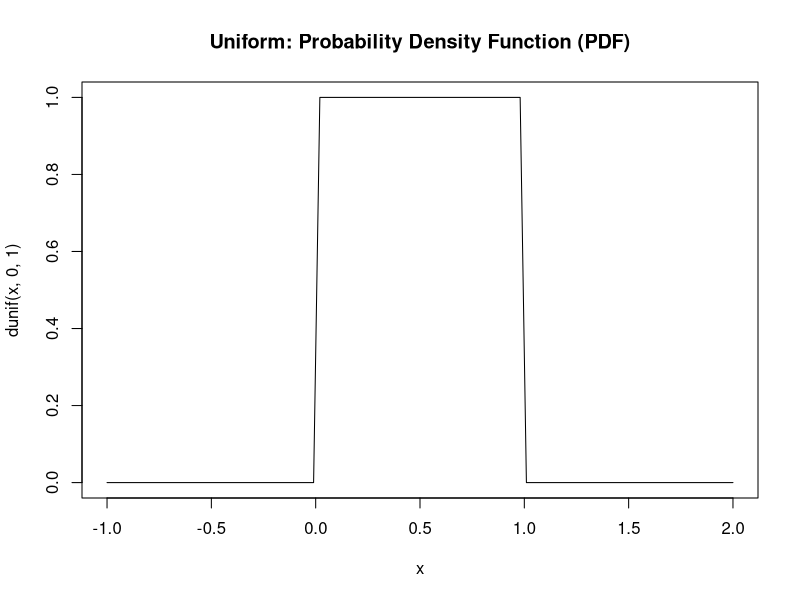
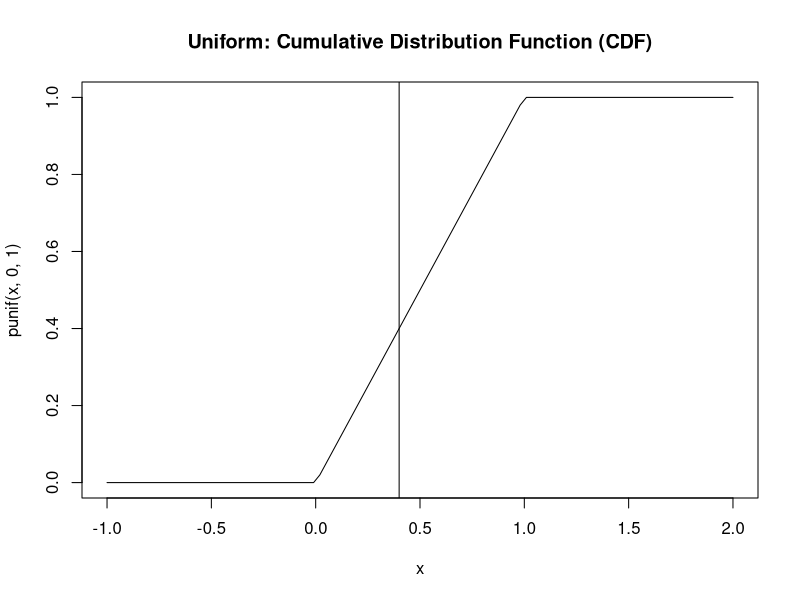
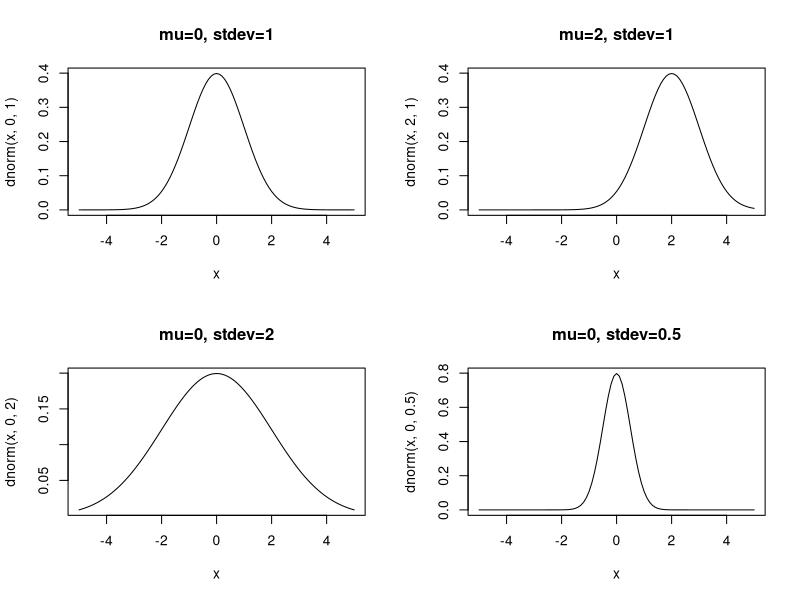
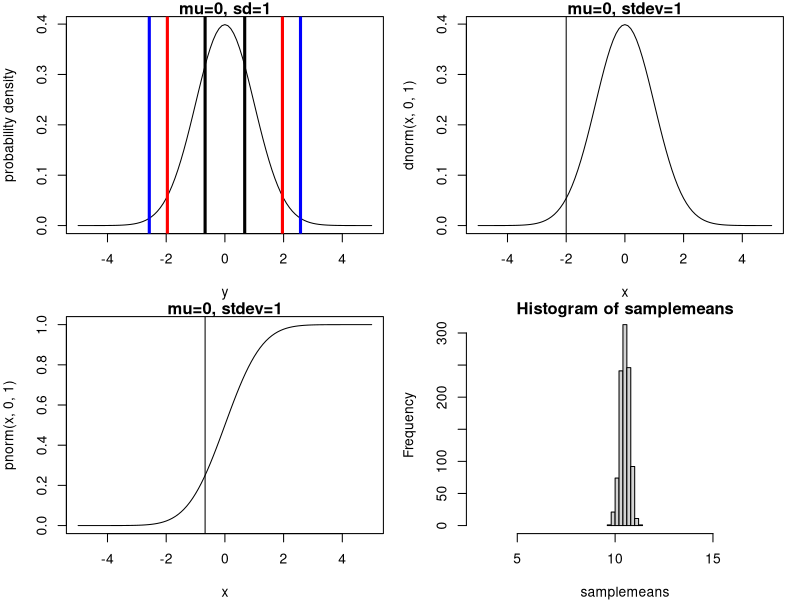
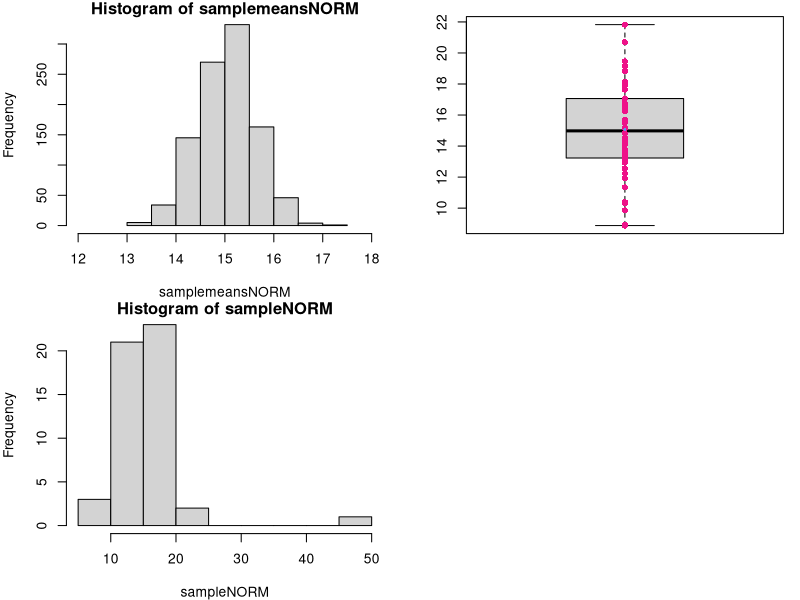

Write R code to recreate these figures, in order.
#intro thinking to continuous
?dunif
dunif(0.4,min=0,max=1)
dunif(0.6,min=0,max=1)

dunif(1,min=0,max=10)
dunif(0:10,min=0,max=10)
dunif(0:10,min=0,max=100)

curve(dunif(x,0,1),main="Uniform: Probability Density Function (PDF)",ylim=c(0,1),xlim=c(-1,2))

curve(punif(x,0,1),main="Uniform: Cumulative Distribution Function (CDF)",xlim=c(-1,2))
punif(0.5,min=0,max=1)
abline(v = .4)

# Normal
#normal
windows()
par(mfrow=c(2,2))#this sets up a 2*2 plotting window
curve(dnorm(x,0,1),xlim=c(-5,5),main="mu=0, stdev=1")
curve(dnorm(x,2,1),xlim=c(-5,5),main="mu=2, stdev=1")
curve(dnorm(x,0,2),xlim=c(-5,5),main="mu=0, stdev=2")
curve(dnorm(x,0,0.5),xlim=c(-5,5),main="mu=0, stdev=0.5")

y<-c(1,3,7,100,1000,1001,1002)
mean(y)
median(y)

y<-c(1,3,7,100,1000,1001)
mean(y)
median(y)


#Variance - The expected variability around the location. For a normal distribution, this is described by the parameter σ, specifically, the variance is σ^2.
set.seed(2)
y<-rnorm(40,mean=10,sd=2) #draw 40 random variables from normal
mean(y)
SS <- sum((y-mean(y))^2)
SS/(length(y)-1)
var(y)
sqrt(var(y))
sd(y)
###Standard normal
#z = (Yi-mean(Y))/sd
zy <- (y-mean(y))/sd(y)
cbind(y,zy)

#Example
#For example, say that you have data on African elephant weights. Based on previous work, your estimate of mu is 5200kg and sigma is 1450kg for bull elephants, and your estimate of mu is 2600kg and sigma is 320kg for cow elephants. If you were to find two more elephants, one male and one female, and the male weighed 6700kg and the female weighed 4100kg, which of these two animals might you be tempted to describe as more "extraordinary"? They both weigh 1500kg above the mean (the expected value). By converting kgs into units of standard deviation, we see:


#For the male:
(6700-5200)/1450

#For the female:
(4100-2600)/320

inches<-c(4,7,6,4,5,3,2,4,5)
mean(inches)
sd(inches)

cm<-inches*2.54
mean(cm)
sd(cm)

zinches<-scale(inches)
zcm<-scale(cm)

mean(zinches)#pretty close to zero - rounding problems
mean(zcm)

sd(zinches)
sd(zcm)

qnorm(p = .25)
qnorm(p=.75)

qnorm(0.025);qnorm(0.975)
qnorm(0.005);qnorm(0.995)

par(mar=c(4,4,1,1))
curve(dnorm(x),xlim=c(-5,5),main="mu=0, sd=1",ylab="probability density",xlab="y")
abline(v=c(qnorm(0.25),qnorm(0.75)),lwd=3)
abline(v=c(qnorm(0.025),qnorm(0.975)),col="red",lwd=3)
abline(v=c(qnorm(0.005),qnorm(0.995)),col="blue",lwd=3)



#Coefficient of variation
y1<-rnorm(1000,10,2) #both y1 and y2 have the same sd
y2<-rnorm(1000,100,2)

sd(y1)
sd(y2)
CV1<-sd(y1)/mean(y1)
CV2<-sd(y2)/mean(y2)

#Law of large numbers
#The **law of large numbers** is a theorem that describes that the average of a large number of experiments (or samples) will become close to the true expected value.

#Say we take a random sample from a normal population with mu=10 and sigma=6. We can explore how close we get to the "true" population parameters as we increase sample size.


set.seed(2)
y<-rnorm(100000,10,6)
mean(y[1:10])
sd(y[1:10])
mean(y[1:100])
sd(y[1:100])
mean(y)
sd(y)




#Normal Review

curve(dnorm(x,0,1),xlim=c(-5,5),main="mu=0, stdev=1")
abline(v = -2)
pnorm(q = -2,lower.tail = F)
curve(pnorm(x,0,1),xlim=c(-5,5),main="mu=0, stdev=1")
rnorm(n = 10,mean = 0,sd = 1)
qnorm(p = .25)
abline(v=-0.6744898)


####Central Limit Theorem

mean(round(runif(n = 20,min = 1,max = 20)))


samplemeans<-NA

for(i in 1:1000){
  #Sys.sleep(.1)
  sampleU<-runif(n = 500,min = 1,max = 20)
  samplemeans[i]<-mean(sampleU)
 
}

hist(samplemeans,xlim = c(3,18))

sd(samplemeans)
SE<-sd(sampleU)/sqrt(length(sampleU))
mean(sampleU)





qnorm(p = c(.025,.975),mean = mean(sampleU),sd = sd(sampleU)/sqrt(length(sampleU)))

1.96*SE+mean(sampleU)
1.96*SE-mean(sampleU)





samplemeansNORM<-NA

for(i in 1:1000){
  #Sys.sleep(.1)
  sampleNORM<-rnorm(n = 50,mean = 15,sd = 4)
  samplemeansNORM[i]<-mean(sampleNORM)
}

hist(samplemeansNORM,xlim = c(12,18))


boxplot(sampleNORM)
points(x = rep(x = 1,50),sampleNORM,pch=16,col="deeppink2",alpha=.5)
points(x = 1,mean(sampleNORM),pch=16,col="cornflowerblue",cex=.5)

sampleNORM[1]<-50
hist(sampleNORM)
